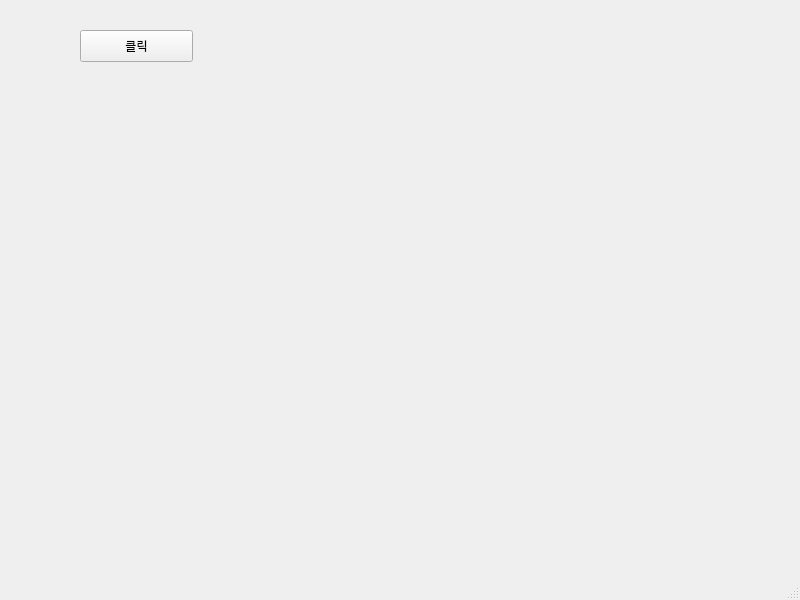
<?xml version="1.0" encoding="UTF-8"?>
<ui version="4.0">
 <class>MainWindow</class>
 <widget class="QMainWindow" name="MainWindow">
  <property name="geometry">
   <rect>
    <x>0</x>
    <y>0</y>
    <width>800</width>
    <height>600</height>
   </rect>
  </property>
  <property name="windowTitle">
   <string>MainWindow</string>
  </property>
  <widget class="QWidget" name="centralwidget">
   <widget class="QPushButton" name="pushButton">
    <property name="geometry">
     <rect>
      <x>80</x>
      <y>30</y>
      <width>113</width>
      <height>32</height>
     </rect>
    </property>
    <property name="text">
     <string>클릭</string>
    </property>
   </widget>
  </widget>
  <widget class="QMenuBar" name="menubar">
   <property name="geometry">
    <rect>
     <x>0</x>
     <y>0</y>
     <width>800</width>
     <height>24</height>
    </rect>
   </property>
  </widget>
  <widget class="QStatusBar" name="statusbar"/>
 </widget>
 <resources/>
 <connections/>
</ui>
